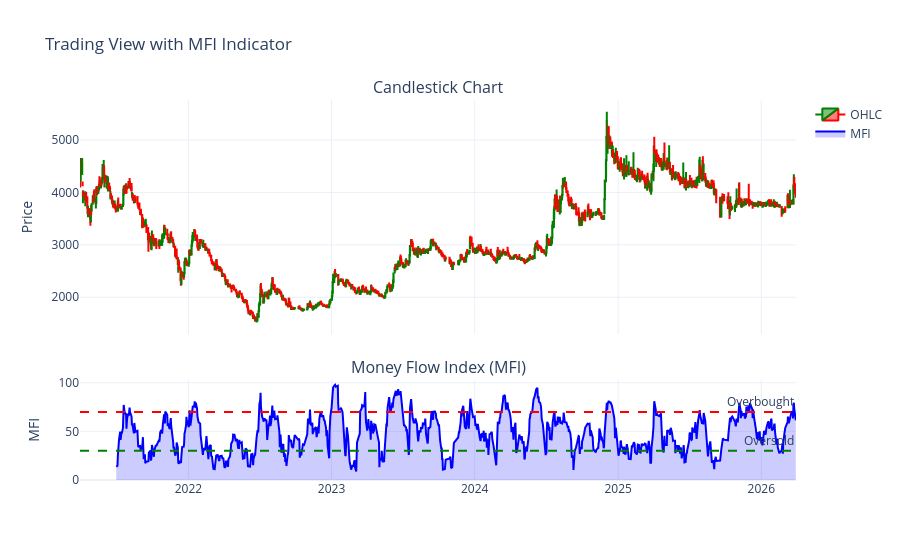

The cell this chart's notebook holds for it:
### Code cell
import plotly.graph_objects as go
from plotly.subplots import make_subplots

# Create subplots with 2 rows and shared x-axis
fig = make_subplots(
    rows=2, cols=1,
    shared_xaxes=True,
    vertical_spacing=0.12,
    row_heights=[0.7, 0.3],
    subplot_titles=("Candlestick Chart", "Money Flow Index (MFI)")
)

# Convert date to string to use as categorical axis (preserves gaps)
df_plot['Date_str'] = df_plot['Date'].astype(str)

# Add candlestick chart to the first subplot
fig.add_trace(
    go.Candlestick(
        x=df_plot['Date_str'],
        open=df_plot['Open'],
        high=df_plot['High'],
        low=df_plot['Low'],
        close=df_plot['Close'],
        name='OHLC',
        increasing_line_color='green',
        decreasing_line_color='red',
    ),
    row=1, col=1
)

# Add MFI line chart to the second subplot
fig.add_trace(
    go.Scatter(
        x=df_plot['Date_str'],
        y=df_plot['mfi'],
        mode='lines',
        name='MFI',
        line=dict(color='blue', width=2),
        fill='tozeroy',
        fillcolor='rgba(0, 0, 255, 0.2)'
    ),
    row=2, col=1
)

# Add horizontal line at 70 and 30 for overbought/oversold
fig.add_hline(y=70, line_dash="dash", line_color="red", annotation_text="Overbought", row=2)
fig.add_hline(y=30, line_dash="dash", line_color="green", annotation_text="Oversold", row=2)

# Update layout
fig.update_layout(
    height=700,
    title_text="Trading View with MFI Indicator",
    xaxis_rangeslider_visible=False,
    hovermode='x unified',
    template='plotly_white'
)

# Update y-axes labels
fig.update_yaxes(title_text="Price", row=1, col=1)
fig.update_yaxes(title_text="MFI", row=2, col=1)

fig.show()

### Figure 1 — Plotly figure (JSON) as saved in the notebook; plotly's stock layout.template omitted (floating-point values rounded to 4 significant figures; data arrays with more than 128 entries replaced by an {"elided": "..."} marker saying what was removed)
{"data": [{"close": {"elided": "1158 float values"}, "decreasing": {"line": {"color": "red"}}, "high": {"elided": "1158 float values"}, "increasing": {"line": {"color": "green"}}, "low": {"elided": "1158 float values"}, "name": "OHLC", "open": {"elided": "1158 float values"}, "type": "candlestick", "x": {"elided": "1158 str values"}, "xaxis": "x", "yaxis": "y"}, {"fill": "tozeroy", "fillcolor": "rgba(0, 0, 255, 0.2)", "line": {"color": "blue", "width": 2}, "mode": "lines", "name": "MFI", "type": "scatter", "x": {"elided": "1158 str values"}, "xaxis": "x2", "y": {"elided": "1158 float values"}, "yaxis": "y2"}], "layout": {"annotations": [{"font": {"size": 16}, "showarrow": false, "text": "Candlestick Chart", "x": 0.5, "xanchor": "center", "xref": "paper", "y": 1, "yanchor": "bottom", "yref": "paper"}, {"font": {"size": 16}, "showarrow": false, "text": "Money Flow Index (MFI)", "x": 0.5, "xanchor": "center", "xref": "paper", "y": 0.264, "yanchor": "bottom", "yref": "paper"}, {"showarrow": false, "text": "Overbought", "x": 1, "xanchor": "right", "xref": "x2 domain", "y": 70, "yanchor": "bottom", "yref": "y2"}, {"showarrow": false, "text": "Oversold", "x": 1, "xanchor": "right", "xref": "x2 domain", "y": 30, "yanchor": "bottom", "yref": "y2"}], "autosize": true, "hovermode": "x unified", "shapes": [{"line": {"color": "red", "dash": "dash"}, "type": "line", "x0": 0, "x1": 1, "xref": "x2 domain", "y0": 70, "y1": 70, "yref": "y2"}, {"line": {"color": "green", "dash": "dash"}, "type": "line", "x0": 0, "x1": 1, "xref": "x2 domain", "y0": 30, "y1": 30, "yref": "y2"}], "title": {"text": "Trading View with MFI Indicator"}, "xaxis": {"anchor": "y", "autorange": true, "domain": [0, 1], "matches": "x2", "range": ["2021-03-30 12:00", "2026-03-30 12:00"], "rangeslider": {"visible": false, "yaxis": {}}, "showticklabels": false, "type": "date"}, "xaxis2": {"anchor": "y2", "autorange": true, "domain": [0, 1], "range": ["2021-03-30 12:00", "2026-03-30 12:00"], "type": "date"}, "yaxis": {"anchor": "x", "autorange": true, "domain": [0.384, 1], "range": [1298.0, 5764.0], "title": {"text": "Price"}}, "yaxis2": {"anchor": "x2", "autorange": true, "domain": [0, 0.264], "range": [0, 103.1], "title": {"text": "MFI"}, "type": "linear"}}}
